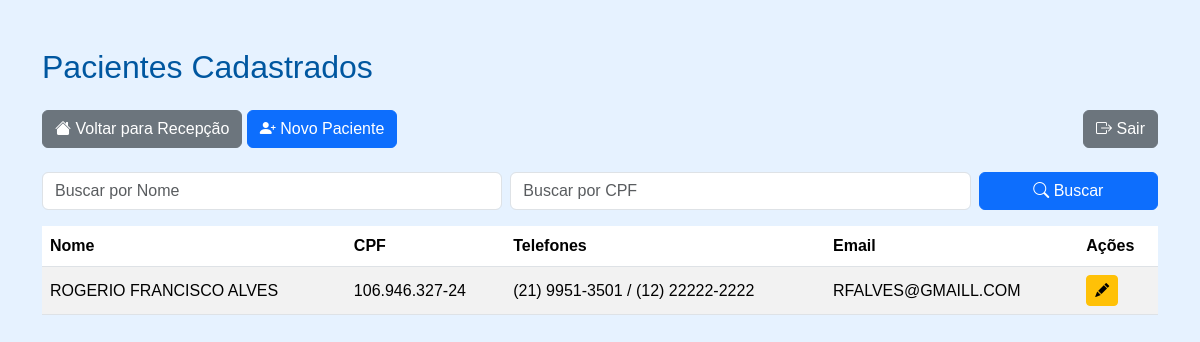
/pacientes/ (signed in), run on an earlier commit of the app's database.
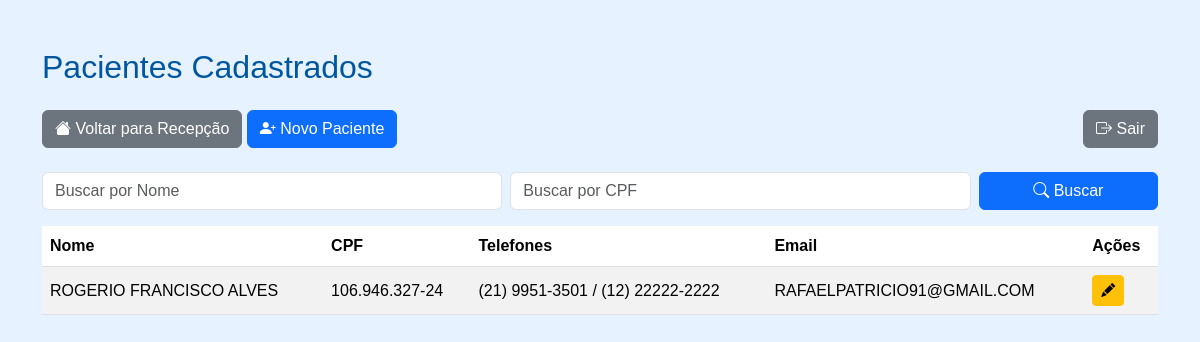
And on a later commit of the database.
### paciente/models.py (models this page shows, shortened)
class Paciente(models.Model):
    nome = models.CharField(max_length=100)
    nome_social = models.CharField(max_length=100, blank=True, null=True)
    nome_mae = models.CharField(max_length=100)
    nome_pai = models.CharField(max_length=100, blank=True, null=True)
    cpf = models.CharField(
        max_length=14,
        unique=True,
        validators=[
            RegexValidator(
                r'^\d{3}\.\d{3}\.\d{3}-\d{2}$',
                'CPF inválido! Use XXX.XXX.XXX-XX'
            )
        ]
    )
    data_nascimento = models.DateField()
    SEXO_BIOLOGICO_CHOICES = [
        ('M', 'Masculino'),
        ('F', 'Feminino'),
        ('I', 'Intersexo'),
    ]
    sexo_biologico = models.CharField(max_length=1, choices=SEXO_BIOLOGICO_CHOICES)
    identidade_genero = models.CharField(max_length=50)
    orientacao_sexual = models.CharField(max_length=50)
    NACIONALIDADE_CHOICES = [
        ('BRASILEIRA', 'Brasileira'),
        ('ARGENTINA', 'Argentina'),
        ('BOLIVIANA', 'Boliviana'),
        ('CHILENA', 'Chilena'),
        ('COLOMBIANA', 'Colombiana'),
        ('PARAGUAIA', 'Paraguaia'),
        ('PERUANA', 'Peruana'),
        ('URUGUAIA', 'Uruguaia'),
        ('VENEZUELANA', 'Venezuelana'),
        ('OUTRA', 'Outra'),
    ]
    nacionalidade = models.CharField(
        max_length=20,
        choices=NACIONALIDADE_CHOICES,
        default='BRASILEIRA'
    )
    naturalidade = models.CharField(max_length=100)
    RACA_COR_CHOICES = [
        ('BRANCA', 'Branca'),
        ('PRETA', 'Preta'),
        ('PARDA', 'Parda'),
        ('AMARELA', 'Amarela'),
        ('INDIGENA', 'Indígena'),
    ]
    raca_cor = models.CharField(max_length=10, choices=RACA_COR_CHOICES)
    ESTADO_CIVIL_CHOICES = [
        ('SOLTEIRO', 'Solteiro(a)'),
        ('CASADO', 'Casado(a)'),
        ('DIVORCIADO', 'Divorciado(a)'),
        ('VIUVO', 'Viúvo(a)'),
        ('UNIAO_ESTAVEL', 'União Estável'),
    ]
    estado_civil = models.CharField(max_length=20, choices=ESTADO_CIVIL_CHOICES)
    ESCOLARIDADE_CHOICES = [
        ('SEM_INSTRUCAO', 'Sem instrução'),
        ('FUNDAMENTAL_INCOMPLETO', 'Fundamental incompleto'),
        ('FUNDAMENTAL_COMPLETO', 'Fundamental completo'),
        ('MEDIO_INCOMPLETO', 'Médio incompleto'),
        ('MEDIO_COMPLETO', 'Médio completo'),
        ('SUPERIOR_INCOMPLETO', 'Superior incompleto'),
        ('SUPERIOR_COMPLETO', 'Superior completo'),
        ('POS_GRADUACAO', 'Pós-graduação'),
        ('MESTRADO', 'Mestrado'),
        ('DOUTORADO', 'Doutorado'),
    ]
    escolaridade = models.CharField(max_length=30, choices=ESCOLARIDADE_CHOICES)
    profissao = models.CharField(max_length=50)
    rg = models.CharField(max_length=20)
    orgao_emissor = models.CharField(max_length=10)
    UF_CHOICES = [
        ('AC','AC'), ('AL','AL'), ('AP','AP'), ('AM','AM'),
        ('BA','BA'), ('CE','CE'), ('DF','DF'), ('ES','ES'),
        ('GO','GO'), ('MA','MA'), ('MT','MT'), ('MS','MS'),
        ('MG','MG'), ('PA','PA'), ('PB','PB'), ('PR','PR'),
        ('PE','PE'), ('PI','PI'), ('RJ','RJ'), ('RN','RN'),
        ('RS','RS'), ('RO','RO'), ('RR','RR'), ('SC','SC'),
        ('SP','SP'), ('SE','SE'), ('TO','TO'),
    ]
    uf_rg = models.CharField(max_length=2, choices=UF_CHOICES)
    cep = models.CharField(
        max_length=9,
        validators=[
            RegexValidator(
                r'^\d{5}-\d{3}$',
                'CEP inválido! Use XXXXX-XXX'
            )
        ]
    )
    endereco = models.CharField(max_length=100)
    numero = models.CharField(max_length=10)
    complemento = models.CharField(max_length=50, blank=True, null=True)
    bairro = models.CharField(max_length=50)
    municipio = models.CharField(max_length=50)
    uf = models.CharField(max_length=2, choices=UF_CHOICES)
    ZONA_CHOICES = [
        ('URBANA', 'Urbana'),
        ('RURAL', 'Rural'),
    ]
    zona = models.CharField(max_length=6, choices=ZONA_CHOICES)
    telefone_fixo = models.CharField(
        max_length=15,
        blank=True,
        null=True,
        validators=[
            RegexValidator(
                r'^\(\d{2}\)\s\d{4}-\d{4}$',
                'Telefone inválido! Use (XX) XXXX-XXXX'
            )
        ]
    )
    celular = models.CharField(
        max_length=15,
        validators=[
            RegexValidator(
                r'^\(\d{2}\)\s\d{5}-\d{4}$',
                'Celular inválido! Use (XX) XXXXX-XXXX'
            )
        ]
    )
    whatsapp = models.BooleanField(default=False)
    email = models.EmailField(blank=True, null=True)
    cartao_sus = models.CharField(max_length=18, blank=True, null=True)
    criado_por = models.ForeignKey(
        User,
        on_delete=models.SET_NULL,
        null=True,
        blank=True,
        related_name='pacientes_criados'
    )
    data_criacao = models.DateTimeField(default=timezone.now, editable=False)
    data_atualizacao = models.DateTimeField(auto_now=True)

### paciente/decorators.py (the view)
        def _wrapped_view(request, *args, **kwargs):
            if request.user.is_authenticated and (
                request.user.is_superuser or
                request.user.groups.filter(name__in=grupos).exists()
            ):
                return view_func(request, *args, **kwargs)
            raise PermissionDenied  # ← ISSO ativa o 403.html

### paciente/views.py (called while the page is built)
@login_required
@grupo_requerido(['Recepcao', 'Enfermagem', 'Medico'])
def paciente_list(request):
    pacientes = Paciente.objects.all().order_by('nome')
    nome_query = request.GET.get('nome', '')
    cpf_query = request.GET.get('cpf', '')
    if nome_query:
        pacientes = pacientes.filter(nome__icontains=nome_query)
    if cpf_query:
        pacientes = pacientes.filter(cpf__icontains=cpf_query)
    paginator = Paginator(pacientes, 10)
    page_number = request.GET.get('page')
    page_obj = paginator.get_page(page_number)
    context = {
        'page_obj': page_obj,
        'nome_query': nome_query,
        'cpf_query': cpf_query,
    }
    return render(request, 'paciente/list.html', context)

### paciente/templates/paciente/list.html (shortened to what this page needs)
<!DOCTYPE html>
<html lang="pt-br">
<head>
    <link rel="stylesheet" href="https://cdn.jsdelivr.net/npm/bootstrap@5.3.2/dist/css/bootstrap.min.css">
    <link rel="stylesheet" href="https://cdn.jsdelivr.net/npm/bootstrap-icons@1.10.5/font/bootstrap-icons.css">
</head>
<body>
<div class="container mt-5">
    <h2 class="mb-4">Pacientes Cadastrados</h2>
    <div class="mb-3 d-flex justify-content-between flex-wrap">
        <div class="mb-2">
            <a href="../recepcao" class="btn btn-secondary"><i class="bi bi-house-fill"></i> Voltar para Recepção</a>
            <a href="{% url 'paciente_create' %}" class="btn btn-primary"><i class="bi bi-person-plus-fill"></i> Novo Paciente</a>
        </div>
        <div>
            <a href="{% url 'logout' %}" class="btn btn-secondary"><i class="bi bi-box-arrow-right"></i> Sair</a>
        </div>
    </div>
    <div class="mb-3">
        <form method="get" class="row g-2">
            <div class="col-md-5">
                <input type="text" name="nome" class="form-control" placeholder="Buscar por Nome" value="{{ nome_query }}">
            </div>
            <div class="col-md-5">
                <input type="text" name="cpf" class="form-control" placeholder="Buscar por CPF" value="{{ cpf_query }}">
            </div>
            <div class="col-md-2">
                <button type="submit" class="btn btn-primary w-100"><i class="bi bi-search"></i> Buscar</button>
            </div>
        </form>
    </div>
    <table class="table table-striped table-hover align-middle">
        <thead>
            <tr>
                <th>Nome</th>
                <th>CPF</th>
                <th>Telefones</th>
                <th>Email</th>
                <th>Ações</th>
            </tr>
        </thead>
        <tbody>
            {% for paciente in page_obj %}
            <tr>
                <td>{{ paciente.nome }}</td>
                <td>{{ paciente.cpf }}</td>
                <td>
                    {% if paciente.telefone_fixo %}{{ paciente.telefone_fixo }}{% endif %}
                    {% if paciente.celular %} / {{ paciente.celular }}{% endif %}
                </td>
                <td>{{ paciente.email }}</td>
                <td class="btn-actions">
                    <a href="{% url 'paciente_edit' paciente.id %}" class="btn btn-sm btn-warning" title="Editar">
                        <i class="bi bi-pencil-fill"></i>
                    </a>
                </td>
            </tr>
            {% empty %}
            <tr>
                <td colspan="5" class="text-center">Nenhum paciente encontrado.</td>
            </tr>
            {% endfor %}
        </tbody>
    </table>
</div>
</body>
</html>

What changed in the data, as far as the page shows it:
changed Paciente "ROGERIO FRANCISCO ALVES": email "RFALVES@GMAILL.COM" → "RAFAELPATRICIO91@GMAIL.COM"
